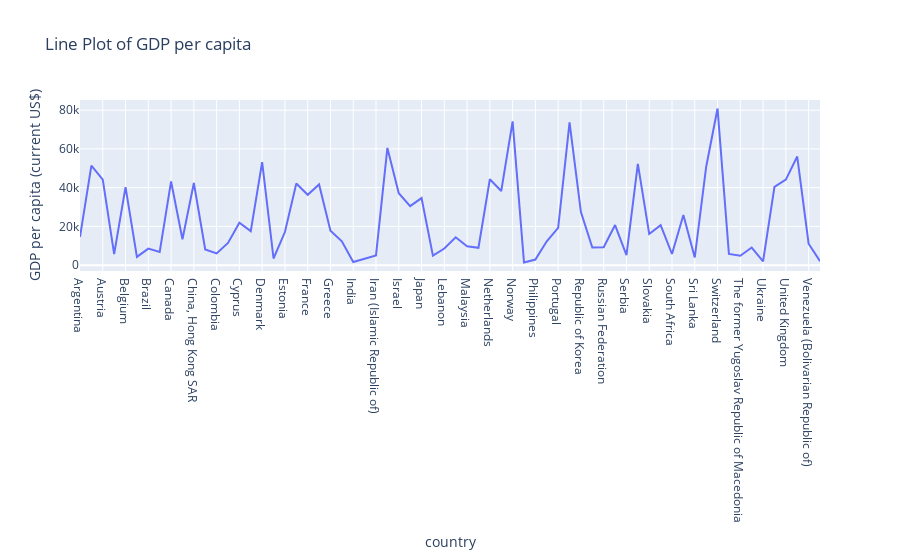

Notebook source saved alongside this figure:
### Markdown cell above
## Line Plot

### Code cell
fig = px.line(df, x="country", y="GDP per capita (current US$)", title="Line Plot of GDP per capita")
fig.show()

### Figure 1 — Plotly figure (JSON) as saved in the notebook; plotly's stock layout.template omitted (floating-point values rounded to 4 significant figures)
{"data": [{"hovertemplate": "country=%{x}<br>GDP per capita (current US$)=%{y}<extra></extra>", "legendgroup": "", "line": {"color": "#636efa", "dash": "solid"}, "marker": {"symbol": "circle"}, "mode": "lines", "name": "", "orientation": "v", "showlegend": false, "type": "scatter", "x": ["Argentina", "Australia", "Austria", "Belarus", "Belgium", "Bosnia and Herzegovina", "Brazil", "Bulgaria", "Canada", "Chile", "China, Hong Kong SAR", "China", "Colombia", "Croatia", "Cyprus", "Czechia", "Denmark", "Egypt", "Estonia", "Finland", "France", "Germany", "Greece", "Hungary", "India", "Indonesia", "Iran (Islamic Republic of)", "Ireland", "Israel", "Italy", "Japan", "Jordan", "Lebanon", "Lithuania", "Malaysia", "Mexico", "Netherlands", "New Zealand", "Norway", "Pakistan", "Philippines", "Poland", "Portugal", "Qatar", "Republic of Korea", "Romania", "Russian Federation", "Saudi Arabia", "Serbia", "Singapore", "Slovakia", "Slovenia", "South Africa", "Spain", "Sri Lanka", "Sweden", "Switzerland", "Thailand", "The former Yugoslav Republic of Macedonia", "Turkey", "Ukraine", "United Arab Emirates", "United Kingdom", "United States of America", "Venezuela (Bolivarian Republic of)", "Vietnam"], "xaxis": "x", "y": [14560.0, 51350.0, 44120.0, 5751.0, 40280.0, 4265, 8528.0, 6847.0, 43210.0, 13420.0, 42431, 8109.0, 6056.0, 11480.0, 21940.0, 17560.0, 53150.0, 3452.0, 17112, 42150.0, 36300.0, 41690.0, 17788, 12350.0, 1614.0, 3346.0, 5038.0, 60510.0, 37130.0, 30460.0, 34630.0, 4940.0, 8571.0, 14380.0, 9768.0, 8981.0, 44330.0, 38290.0, 74190.0, 1410.0, 2904.0, 12360.0, 19240.0, 73650.0, 27400.0, 9121.0, 9243.0, 20710.0, 5239.0, 52239, 16080.0, 20690.0, 5773, 25870.0, 3974.0, 50690.0, 80830.0, 5815.0, 4836.0, 9126.0, 2022.0, 40440.0, 44160.0, 56050.0, 11070.0, 2068.0], "yaxis": "y"}], "layout": {"legend": {"tracegroupgap": 0}, "title": {"text": "Line Plot of GDP per capita"}, "xaxis": {"anchor": "y", "domain": [0, 1], "title": {"text": "country"}}, "yaxis": {"anchor": "x", "domain": [0, 1], "title": {"text": "GDP per capita (current US$)"}}}}
